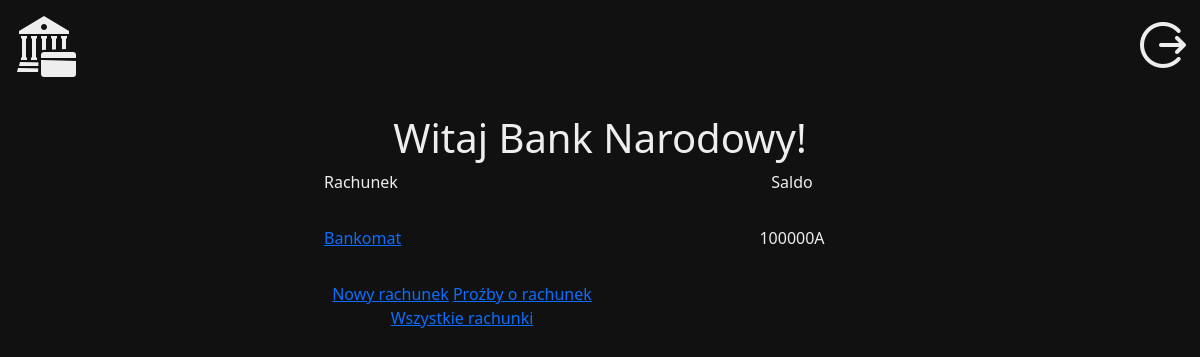
Page /account/ (signed in) on the earlier database version.
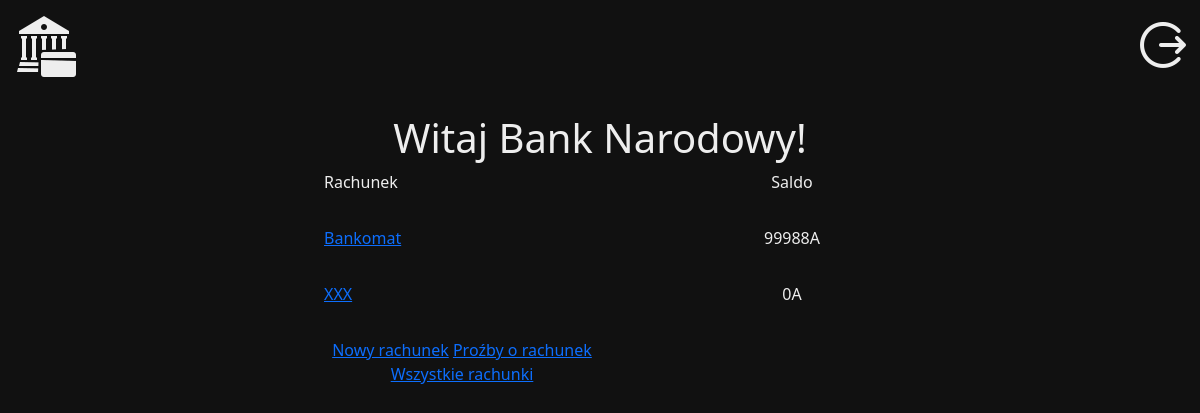
Same page on the later database version.
### account/models.py (models this page shows)
class Account(models.Model):
    owner = models.CharField(max_length=127)
    name = models.CharField(max_length=127)
    balance = models.IntegerField(default=0)
    active = models.BooleanField(default=False)
    super = models.BooleanField(default=False)

### account/views.py (the view)
# urls.py: path('account/', account_picker_view),
def account_picker_view(req):
    if not req.user.is_authenticated:
        return redirect('/')
    querry = Account.objects.filter(owner = req.user.username, active=True)
    off = Account.objects.filter(owner = req.user.username, active=False)
    data = {
        'user': req.user,
        'name': f'{req.user.first_name} {req.user.last_name}',
        'accs': querry,
        'waiting': off,
        'super': req.user.is_superuser
    }
    return render(req, 'home.html', data)

### templates/home.html (shortened to what this page needs)
{% extends 'base.html' %}
{% block content %}
    <div class="col-12 text-center">
        <h1>Witaj {{ name }}!</h1>
    </div>
   <div class="row tabela text-start">
       <div class="col-8 bolt"><p>Rachunek</p></div>
       <div class="col-4 bolt text-center"><p>Saldo</p></div>
   </div>
   {% for acc in accs %}
   <div class="row tabela mt-3">
       {% if acc.super %}
       <div class="col-8"><a href="{{ acc.id }}" class="super_pickme">{{ acc.name }}</a></div>
       {% else %}
       <div class="col-8"><a href="{{ acc.id }}" class="pickme">{{ acc.name }}</a></div>
       {% endif %}
       <div class="col-4 bolt text-center"><p>{{ acc.balance}}A</p></div>
   </div>
   {% endfor %}
   <div class="col-12 col-sm-6 mt-3 text-center">
       <a href="new/" class="pickme">Nowy rachunek</a>
       {% if super %}
       <a href="accept_account/" class="super_pickme">Proźby o rachunek</a>
       <a href="all_accounts/" class="super_pickme">Wszystkie rachunki</a>
       {% endif %}
   </div>
{% endblock %}

Differences in the rows shown:
changed Account "Bankomat": balance "100000" → "99988"
added Account: name "XXX", balance "0"
